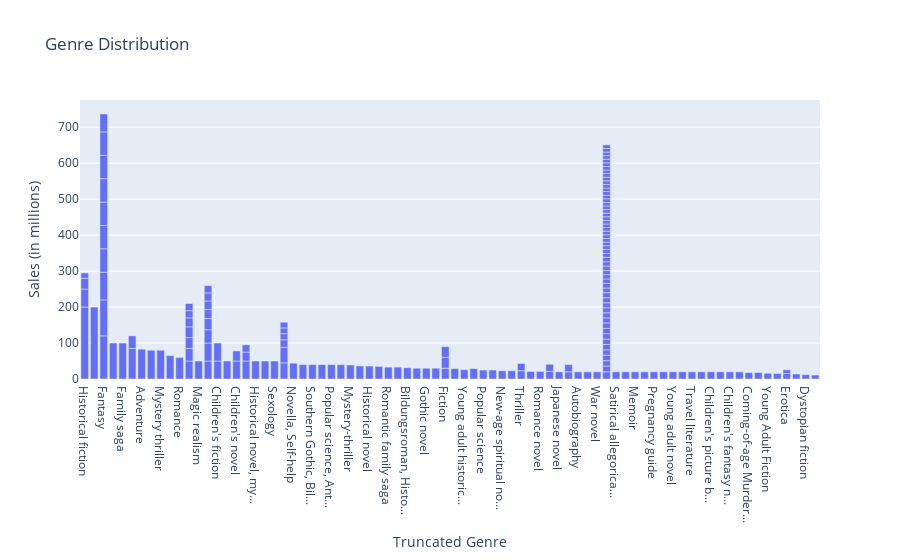

The cell this chart's notebook holds for it:
### Markdown cell above
## Interactive Plots

### Code cell
# Create an interactive bar plot using Plotly
fig = px.bar(df, x='Truncated Genre', y='Approximate sales in millions', title='Genre Distribution')
fig.update_layout(xaxis_title='Truncated Genre', yaxis_title='Sales (in millions)')
fig.show()

### Figure 1 — Plotly figure (JSON) as saved in the notebook; plotly's stock layout.template omitted (floating-point values rounded to 4 significant figures; data arrays with more than 128 entries replaced by an {"elided": "..."} marker saying what was removed)
{"data": [{"alignmentgroup": "True", "hovertemplate": "Truncated Genre=%{x}<br>Approximate sales in millions=%{y}<extra></extra>", "legendgroup": "", "marker": {"color": "#636efa", "pattern": {"shape": ""}}, "name": "", "offsetgroup": "", "orientation": "v", "showlegend": false, "textposition": "auto", "type": "bar", "x": {"elided": "173 str values"}, "xaxis": "x", "y": {"elided": "173 float values"}, "yaxis": "y"}], "layout": {"barmode": "relative", "legend": {"tracegroupgap": 0}, "title": {"text": "Genre Distribution"}, "xaxis": {"anchor": "y", "domain": [0, 1], "title": {"text": "Truncated Genre"}}, "yaxis": {"anchor": "x", "domain": [0, 1], "title": {"text": "Sales (in millions)"}}}}
